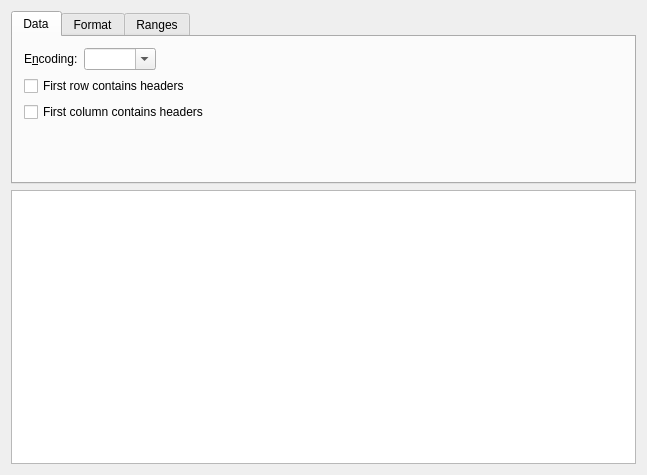
<?xml version="1.0" encoding="UTF-8"?>
<ui version="4.0">
 <author>Inge Wallin &lt;inge@lysator.liu.se&gt;</author>
 <comment>This file is part of the KDE project
Copyright 2005 Inge Wallin &lt;inge@lysator.liu.se&gt;

This library is free software; you can redistribute it and/or
modify it under the terms of the GNU Library General Public
License as published by the Free Software Foundation; either
version 2 of the License, or (at your option) any later version.

This library is distributed in the hope that it will be useful,
but WITHOUT ANY WARRANTY; without even the implied warranty of
MERCHANTABILITY or FITNESS FOR A PARTICULAR PURPOSE.  See the GNU
Library General Public License for more details.

You should have received a copy of the GNU Library General Public License
along with this library; see the file COPYING.LIB.  If not, write to
the Free Software Foundation, Inc., 51 Franklin Street, Fifth Floor,
Boston, MA 02110-1301, USA.
</comment>
 <class>KoCsvImportWidget</class>
 <widget class="QWidget" name="KoCsvImportWidget">
  <property name="geometry">
   <rect>
    <x>0</x>
    <y>0</y>
    <width>647</width>
    <height>475</height>
   </rect>
  </property>
  <property name="sizePolicy">
   <sizepolicy hsizetype="Preferred" vsizetype="Preferred">
    <horstretch>0</horstretch>
    <verstretch>0</verstretch>
   </sizepolicy>
  </property>
  <layout class="QVBoxLayout">
   <item>
    <widget class="QTabWidget" name="m_tabWidget">
     <property name="sizePolicy">
      <sizepolicy hsizetype="Expanding" vsizetype="Preferred">
       <horstretch>0</horstretch>
       <verstretch>0</verstretch>
      </sizepolicy>
     </property>
     <property name="currentIndex">
      <number>0</number>
     </property>
     <widget class="QWidget" name="m_dataTab">
      <attribute name="title">
       <string>Data</string>
      </attribute>
      <layout class="QVBoxLayout">
       <item>
        <layout class="QHBoxLayout">
         <property name="margin">
          <number>0</number>
         </property>
         <item>
          <widget class="QLabel" name="textLabel1_3">
           <property name="text">
            <string>E&amp;ncoding:</string>
           </property>
           <property name="textFormat">
            <enum>Qt::PlainText</enum>
           </property>
           <property name="buddy">
            <cstring>comboBoxEncoding</cstring>
           </property>
          </widget>
         </item>
         <item>
          <widget class="KComboBox" name="comboBoxEncoding">
           <property name="editable">
            <bool>true</bool>
           </property>
          </widget>
         </item>
         <item>
          <spacer>
           <property name="orientation">
            <enum>Qt::Horizontal</enum>
           </property>
           <property name="sizeType">
            <enum>QSizePolicy::Expanding</enum>
           </property>
           <property name="sizeHint" stdset="0">
            <size>
             <width>106</width>
             <height>20</height>
            </size>
           </property>
          </spacer>
         </item>
        </layout>
       </item>
       <item>
        <widget class="QCheckBox" name="m_firstRowHeader">
         <property name="sizePolicy">
          <sizepolicy hsizetype="MinimumExpanding" vsizetype="Fixed">
           <horstretch>0</horstretch>
           <verstretch>0</verstretch>
          </sizepolicy>
         </property>
         <property name="text">
          <string>First row contains headers</string>
         </property>
        </widget>
       </item>
       <item>
        <widget class="QCheckBox" name="m_firstColHeader">
         <property name="sizePolicy">
          <sizepolicy hsizetype="MinimumExpanding" vsizetype="Fixed">
           <horstretch>0</horstretch>
           <verstretch>0</verstretch>
          </sizepolicy>
         </property>
         <property name="text">
          <string>First column contains headers</string>
         </property>
        </widget>
       </item>
       <item>
        <spacer>
         <property name="orientation">
          <enum>Qt::Vertical</enum>
         </property>
         <property name="sizeType">
          <enum>QSizePolicy::Expanding</enum>
         </property>
         <property name="sizeHint" stdset="0">
          <size>
           <width>20</width>
           <height>40</height>
          </size>
         </property>
        </spacer>
       </item>
      </layout>
     </widget>
     <widget class="QWidget" name="m_formatTab">
      <attribute name="title">
       <string>Format</string>
      </attribute>
      <layout class="QGridLayout">
       <item row="0" column="0" rowspan="4">
        <widget class="QGroupBox" name="m_delimiterBox">
         <property name="sizePolicy">
          <sizepolicy hsizetype="Minimum" vsizetype="Minimum">
           <horstretch>0</horstretch>
           <verstretch>0</verstretch>
          </sizepolicy>
         </property>
         <property name="title">
          <string>Delimiter</string>
         </property>
         <layout class="QGridLayout">
          <item row="0" column="0">
           <widget class="QRadioButton" name="m_radioComma">
            <property name="text">
             <string>Comma</string>
            </property>
            <property name="checked">
             <bool>true</bool>
            </property>
           </widget>
          </item>
          <item row="0" column="1">
           <widget class="QRadioButton" name="m_radioSemicolon">
            <property name="text">
             <string>Semicolon</string>
            </property>
           </widget>
          </item>
          <item row="0" column="2">
           <widget class="QRadioButton" name="m_radioOther">
            <property name="text">
             <string>Other</string>
            </property>
           </widget>
          </item>
          <item row="1" column="0">
           <widget class="QRadioButton" name="m_radioTab">
            <property name="text">
             <string>Tabulator</string>
            </property>
           </widget>
          </item>
          <item row="1" column="1">
           <widget class="QRadioButton" name="m_radioSpace">
            <property name="text">
             <string>Space</string>
            </property>
           </widget>
          </item>
          <item row="1" column="2">
           <widget class="QLineEdit" name="m_delimiterEdit">
            <property name="maximumSize">
             <size>
              <width>50</width>
              <height>16777215</height>
             </size>
            </property>
            <property name="maxLength">
             <number>10</number>
            </property>
           </widget>
          </item>
         </layout>
        </widget>
       </item>
       <item row="0" column="1" rowspan="5">
        <spacer>
         <property name="orientation">
          <enum>Qt::Horizontal</enum>
         </property>
         <property name="sizeType">
          <enum>QSizePolicy::Fixed</enum>
         </property>
         <property name="sizeHint" stdset="0">
          <size>
           <width>20</width>
           <height>111</height>
          </size>
         </property>
        </spacer>
       </item>
       <item row="0" column="2">
        <widget class="QLabel" name="label2">
         <property name="sizePolicy">
          <sizepolicy hsizetype="Minimum" vsizetype="Fixed">
           <horstretch>0</horstretch>
           <verstretch>0</verstretch>
          </sizepolicy>
         </property>
         <property name="text">
          <string>Text&amp;quote:</string>
         </property>
         <property name="buddy">
          <cstring>m_comboQuote</cstring>
         </property>
        </widget>
       </item>
       <item row="0" column="3" colspan="2">
        <widget class="QComboBox" name="m_comboQuote">
         <property name="sizePolicy">
          <sizepolicy hsizetype="Minimum" vsizetype="Fixed">
           <horstretch>0</horstretch>
           <verstretch>0</verstretch>
          </sizepolicy>
         </property>
         <item>
          <property name="text">
           <string>&quot;</string>
          </property>
         </item>
         <item>
          <property name="text">
           <string>'</string>
          </property>
         </item>
         <item>
          <property name="text">
           <string>None</string>
          </property>
         </item>
        </widget>
       </item>
       <item row="0" column="5" rowspan="5">
        <spacer>
         <property name="orientation">
          <enum>Qt::Horizontal</enum>
         </property>
         <property name="sizeType">
          <enum>QSizePolicy::Expanding</enum>
         </property>
         <property name="sizeHint" stdset="0">
          <size>
           <width>90</width>
           <height>121</height>
          </size>
         </property>
        </spacer>
       </item>
       <item row="1" column="2">
        <widget class="QLabel" name="label3">
         <property name="text">
          <string>Decimal symbol:</string>
         </property>
         <property name="buddy">
          <cstring>m_decimalSymbol</cstring>
         </property>
        </widget>
       </item>
       <item row="1" column="4">
        <widget class="QLineEdit" name="m_decimalSymbol">
         <property name="sizePolicy">
          <sizepolicy hsizetype="Fixed" vsizetype="Fixed">
           <horstretch>0</horstretch>
           <verstretch>0</verstretch>
          </sizepolicy>
         </property>
         <property name="maximumSize">
          <size>
           <width>30</width>
           <height>16777215</height>
          </size>
         </property>
         <property name="maxLength">
          <number>1</number>
         </property>
        </widget>
       </item>
       <item row="2" column="2" colspan="2">
        <widget class="QLabel" name="label4">
         <property name="text">
          <string>Thousands separator:</string>
         </property>
         <property name="buddy">
          <cstring>m_thousandsSeparator</cstring>
         </property>
        </widget>
       </item>
       <item row="2" column="4">
        <widget class="QLineEdit" name="m_thousandsSeparator">
         <property name="sizePolicy">
          <sizepolicy hsizetype="Fixed" vsizetype="Fixed">
           <horstretch>0</horstretch>
           <verstretch>0</verstretch>
          </sizepolicy>
         </property>
         <property name="maximumSize">
          <size>
           <width>30</width>
           <height>16777215</height>
          </size>
         </property>
         <property name="maxLength">
          <number>1</number>
         </property>
        </widget>
       </item>
       <item row="3" column="2" colspan="3">
        <spacer>
         <property name="orientation">
          <enum>Qt::Vertical</enum>
         </property>
         <property name="sizeType">
          <enum>QSizePolicy::Expanding</enum>
         </property>
         <property name="sizeHint" stdset="0">
          <size>
           <width>211</width>
           <height>5</height>
          </size>
         </property>
        </spacer>
       </item>
       <item row="4" column="0">
        <widget class="QCheckBox" name="m_ignoreDuplicates">
         <property name="text">
          <string>Ignore duplicate delimiters</string>
         </property>
        </widget>
       </item>
       <item row="4" column="2">
        <widget class="QLabel" name="label1">
         <property name="text">
          <string>&amp;Format:</string>
         </property>
         <property name="buddy">
          <cstring>m_formatComboBox</cstring>
         </property>
        </widget>
       </item>
       <item row="4" column="3" colspan="2">
        <widget class="KComboBox" name="m_formatComboBox"/>
       </item>
      </layout>
     </widget>
     <widget class="QWidget" name="m_rangesTab">
      <attribute name="title">
       <string>Ranges</string>
      </attribute>
      <layout class="QGridLayout">
       <item row="2" column="5">
        <widget class="QPushButton" name="m_updateButton">
         <property name="text">
          <string>Update</string>
         </property>
        </widget>
       </item>
       <item row="2" column="4">
        <spacer>
         <property name="orientation">
          <enum>Qt::Horizontal</enum>
         </property>
         <property name="sizeType">
          <enum>QSizePolicy::Expanding</enum>
         </property>
         <property name="sizeHint" stdset="0">
          <size>
           <width>71</width>
           <height>20</height>
          </size>
         </property>
        </spacer>
       </item>
       <item row="2" column="0" colspan="4">
        <spacer>
         <property name="orientation">
          <enum>Qt::Horizontal</enum>
         </property>
         <property name="sizeType">
          <enum>QSizePolicy::Expanding</enum>
         </property>
         <property name="sizeHint" stdset="0">
          <size>
           <width>611</width>
           <height>20</height>
          </size>
         </property>
        </spacer>
       </item>
       <item row="1" column="4" colspan="2">
        <spacer>
         <property name="orientation">
          <enum>Qt::Horizontal</enum>
         </property>
         <property name="sizeType">
          <enum>QSizePolicy::Expanding</enum>
         </property>
         <property name="sizeHint" stdset="0">
          <size>
           <width>468</width>
           <height>20</height>
          </size>
         </property>
        </spacer>
       </item>
       <item row="1" column="0">
        <widget class="QLabel" name="TextLabel3_2">
         <property name="sizePolicy">
          <sizepolicy hsizetype="Minimum" vsizetype="Fixed">
           <horstretch>0</horstretch>
           <verstretch>0</verstretch>
          </sizepolicy>
         </property>
         <property name="frameShape">
          <enum>QFrame::NoFrame</enum>
         </property>
         <property name="frameShadow">
          <enum>QFrame::Plain</enum>
         </property>
         <property name="text">
          <string>Import columns:</string>
         </property>
        </widget>
       </item>
       <item row="0" column="0">
        <widget class="QLabel" name="TextLabel3">
         <property name="sizePolicy">
          <sizepolicy hsizetype="Minimum" vsizetype="Fixed">
           <horstretch>0</horstretch>
           <verstretch>0</verstretch>
          </sizepolicy>
         </property>
         <property name="frameShape">
          <enum>QFrame::NoFrame</enum>
         </property>
         <property name="frameShadow">
          <enum>QFrame::Plain</enum>
         </property>
         <property name="text">
          <string>Import lines:</string>
         </property>
        </widget>
       </item>
       <item row="1" column="3">
        <widget class="QSpinBox" name="m_colEnd"/>
       </item>
       <item row="1" column="2">
        <widget class="QLabel" name="textLabel1_2">
         <property name="text">
          <string>to</string>
         </property>
         <property name="textFormat">
          <enum>Qt::AutoText</enum>
         </property>
         <property name="alignment">
          <set>Qt::AlignCenter</set>
         </property>
         <property name="wordWrap">
          <bool>true</bool>
         </property>
        </widget>
       </item>
       <item row="1" column="1">
        <widget class="QSpinBox" name="m_colStart">
         <property name="value">
          <number>1</number>
         </property>
        </widget>
       </item>
       <item row="0" column="2">
        <widget class="QLabel" name="textLabel1">
         <property name="text">
          <string>to</string>
         </property>
         <property name="textFormat">
          <enum>Qt::AutoText</enum>
         </property>
         <property name="alignment">
          <set>Qt::AlignCenter</set>
         </property>
         <property name="wordWrap">
          <bool>true</bool>
         </property>
        </widget>
       </item>
       <item row="0" column="1">
        <widget class="QSpinBox" name="m_rowStart">
         <property name="value">
          <number>1</number>
         </property>
        </widget>
       </item>
       <item row="0" column="3">
        <widget class="QSpinBox" name="m_rowEnd"/>
       </item>
       <item row="0" column="4" colspan="2">
        <spacer>
         <property name="orientation">
          <enum>Qt::Horizontal</enum>
         </property>
         <property name="sizeType">
          <enum>QSizePolicy::Expanding</enum>
         </property>
         <property name="sizeHint" stdset="0">
          <size>
           <width>468</width>
           <height>20</height>
          </size>
         </property>
        </spacer>
       </item>
      </layout>
     </widget>
    </widget>
   </item>
   <item>
    <widget class="QTableWidget" name="m_sheet">
     <property name="sizePolicy">
      <sizepolicy hsizetype="Preferred" vsizetype="Expanding">
       <horstretch>0</horstretch>
       <verstretch>0</verstretch>
      </sizepolicy>
     </property>
     <property name="numRows" stdset="0">
      <number>0</number>
     </property>
     <property name="numCols" stdset="0">
      <number>0</number>
     </property>
    </widget>
   </item>
  </layout>
 </widget>
 <layoutdefault spacing="6" margin="11"/>
 <customwidgets>
  <customwidget>
   <class>KComboBox</class>
   <extends>QComboBox</extends>
   <header>kcombobox.h</header>
  </customwidget>
 </customwidgets>
 <resources/>
 <connections/>
</ui>
